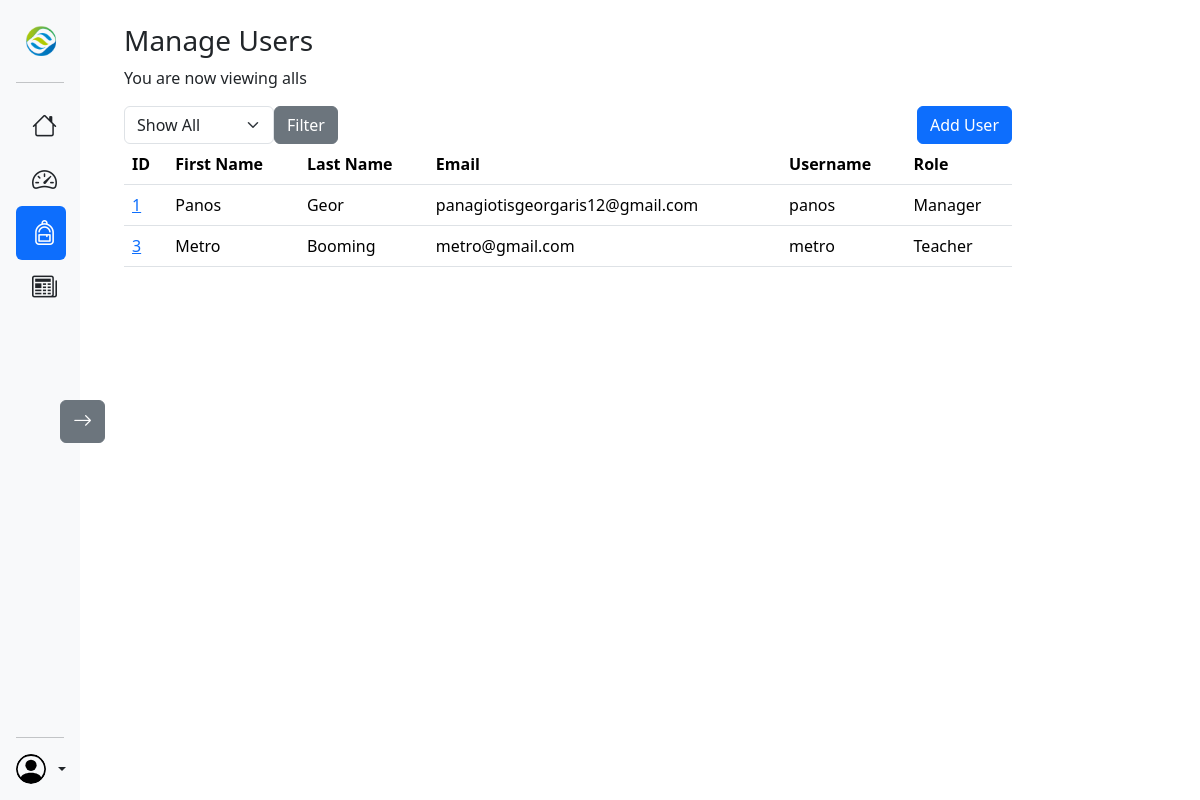
Before: /manager/manageusers/ (signed in) with the older database file.
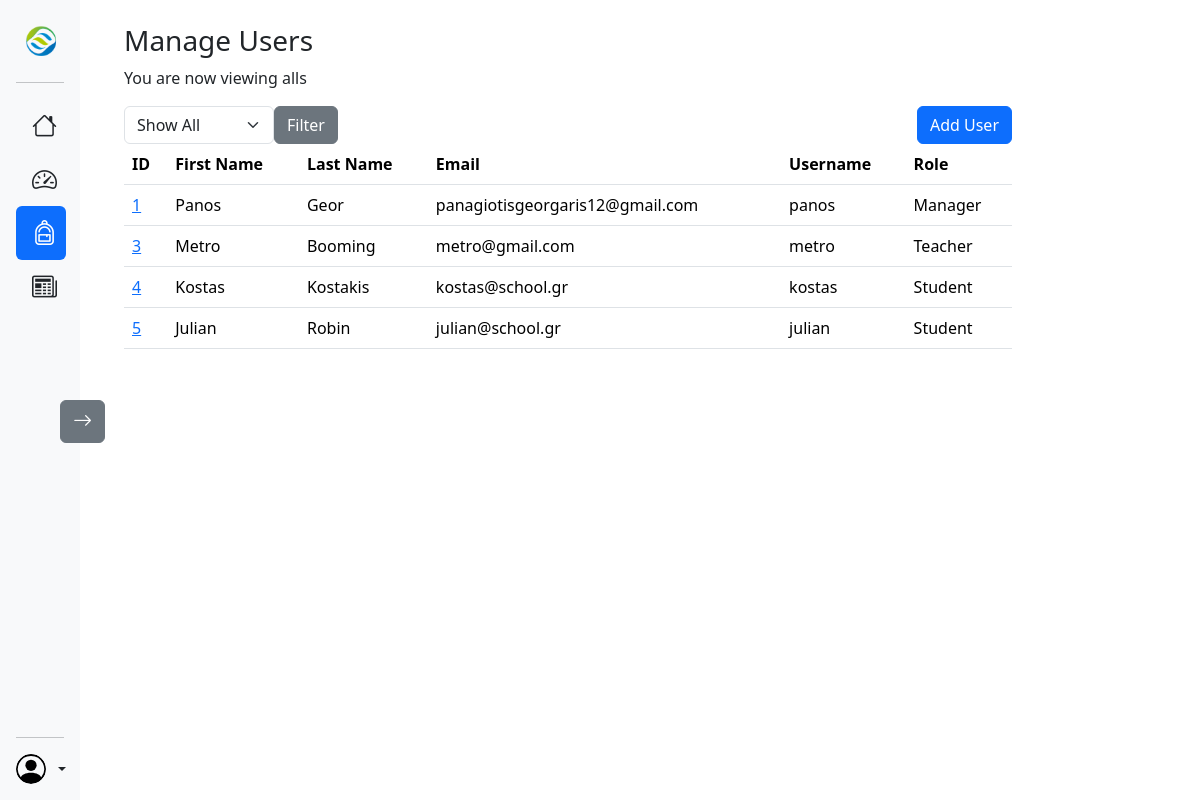
After: the same page with the newer database file.
### accounts/models.py (models this page shows)
class SchoolUser(AbstractUser):
  id = models.AutoField(primary_key=True)
  first_name = models.CharField(max_length=100)
  last_name = models.CharField(max_length=100)
  birthdate = models.DateField(blank=True, auto_now_add=False, null=True)
  role = models.CharField(max_length=20, choices={'Teacher':'Teacher', 'Student':'Student', 'Manager':'Manager'})
  phone_number = models.CharField(max_length=10)
  address = models.CharField(max_length=100, null=True)

### accounts/views.py (the view)
# urls.py: path('manager/manageusers/', views.ManageUsers, name='Manage_Users'),
@login_required
@manager_required
def ManageUsers(request):
  all_users = SchoolUser.objects.all()
  roles = SchoolUser.objects.values_list('role', flat=True).distinct()
  selected_role = request.GET.get('role', 'all')
  if selected_role != 'all':
    users = SchoolUser.objects.filter(role=selected_role)
  else:
    users = all_users
  return render(request, 'manageusers/users.html', {
                                                'roles':roles,
                                                'users':users,
                                                'selected_role':selected_role})

### dashboard/views.py (called while the page is built)
def manager_required(view_func):
  @wraps(view_func)
  def _wrapped_view(request, *args, **kwargs):
    if request.user.is_authenticated and request.user.role == 'Manager':
        return view_func(request, *args, **kwargs)
    return redirect('Login')
  return _wrapped_view

### accounts/templates/manageusers/users.html (shortened to what this page needs)
{% extends 'managerDash.html' %}
{% load static %}
{% block content %}
<div class="container p-4 main-content">
  <h3>Manage Users</h3>
  <p>You are now viewing {{selected_role}}s</p>
  <div class="d-flex justify-content-between">
    <form method="GET" action="{% url 'accounts:Manage_Users' %}">
      <div class="d-flex">
        <select name="role" class="form-select" style="width:150px;">
          <option value="all">Show All</option>
        </select>
        <button type="submit" class="btn btn-secondary">Filter</button>
      </div>
    </form>
    <a href="{% url 'accounts:Register_User' %}" class="btn btn-primary">Add User</a>
  </div>
  <table class="table">
    <thead>
      <tr>
        <th scope="col">ID</th>
        <th scope="col">First Name</th>
        <th scope="col">Last Name</th>
        <th scope="col">Email</th>
        <th scope="col">Username</th>
        <th scope="col">Role</th>
      </tr>
    </thead>
    <tbody>
      {% for user in users %}
      <tr>
        <td><a href="{% url 'accounts:User_Details' user.id %}">{{ user.id }}</a></td>
        <td>{{ user.first_name }}</td>
        <td>{{ user.last_name }}</td>
        <td>{{ user.email }}</td>
        <td>{{ user.username }}</td>
        <td>{{ user.role }}</td>
      </tr>
      {% endfor %}
    </tbody>
  </table>
</div>
{% endblock %}

### dashboard/templates/managerDash.html (shortened to what this page needs)
<!DOCTYPE html>
<html lang="en">
<head>
  {% load static %}
  <link href="https://cdn.jsdelivr.net/npm/bootstrap@5.3.3/dist/css/bootstrap.min.css" rel="stylesheet">
  <link rel="stylesheet" href="https://cdn.jsdelivr.net/npm/bootstrap-icons@1.11.3/font/bootstrap-icons.min.css">
  <link rel="stylesheet" href="{% static 'css/style.css' %}">
</head>
<body>
<div class="d-flex flex-column flex-shrink-0 p-3 bg-light sidebar" style="width: 280px; height: 100vh;">
  <a href="/" class="d-flex align-items-center mb-3 mb-md-0 me-md-auto link-dark text-decoration-none">
    <img src="{% static 'images/logo.png' %}" alt="logo" style="width:50px;">
  </a>
  <hr>
  <ul class="nav nav-pills flex-column mb-auto">
    <li class="nav-item">
      <a href="{% url 'dashboard:Manager_Home' %}" class="nav-link links {% if request.path == '/manager/' %}active{% else %} link-dark {% endif %}">
        <i class="bi bi-house" style="font-size:25px; margin-right:15px"></i>
      </a>
    </li>
    <li>
      <a href="#" class="nav-link link-dark links">
        <i class="bi bi-speedometer2" style="font-size:25px; margin-right:15px"></i>
      </a>
    </li>
    <li>
      <a href="{% url 'accounts:Manage_Users' %}" class="nav-link links {% if request.path == '/manager/manageusers/'%}active{% elif '/manager/manageuser/' in request.path  %}active{% else %}link-dark{% endif %}">
        <i class="bi bi-backpack" style="font-size:25px; margin-right:15px"></i>
      </a>
    </li>
    <li>
      {% if request.user.role == 'Manager' %}
        <a href="{% url 'news:Manage_Posts' %}" class="nav-link links {% if request.path == '/manager/manageposts/' or request.path == '/manager/createpost/' %}active {% elif request.path|slice:13 == '/manager/post' or request.path|slice:18 == '/manager/editpost/' %}active {% else %}link-dark{% endif %}">
          <i class="bi bi-newspaper" style="font-size:25px; margin-right:15px"></i>
        </a>
      {% else %}
      <a href="#" class="nav-link link-dark links">
        <i class="bi bi-newspaper" style="font-size:25px; margin-right:15px"></i>
        <span class="links_text">News</span>
      </a>
      {% endif %}
    </li>
  </ul>
  <button class="btn btn-secondary" id="toggleBtn"></button>
  <hr>
  <div class="dropdown">
    <a href="#" class="d-flex align-items-center link-dark text-decoration-none dropdown-toggle" id="dropdownUser2" data-bs-toggle="dropdown" aria-expanded="false">
      <img src="{% static 'images/person-circle.svg' %}" alt="" style="width:30px; height:30px;" class="rounded-circle me-2">
    </a>
  </div>
</div>
{% block content %}
{% endblock%}
</body>
</html>

### dashboard/static/css/style.css (style rules this page uses)
.sidebar { position:fixed; overflow-x:hidden; top:0; left:0; bottom:0; overflow:visible; }
.main-content { width:78%; margin-left: 290px; z-index:-1; }
.links { font-size: 18px; }
.links i { display:inline-block; }
.collapsedBtn { position:fixed; top:50%; left:60px; }
.collapsedBtn::before { font-family:'Bootstrap-icons'; content:"\F138"; font-size: 1.2em; }

Changed rows visible on the page:
added SchoolUser: id "4", first_name "Kostas", last_name "Kostakis", email "kostas@school.gr", username "kostas", role "Student"
added SchoolUser: id "5", first_name "Julian", last_name "Robin", email "julian@school.gr", username "julian", role "Student"
